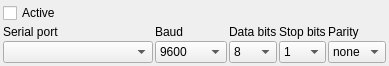
<?xml version="1.0" encoding="UTF-8"?>
<ui version="4.0">
 <class>SerialSettingsWidget</class>
 <widget class="QWidget" name="SerialSettingsWidget">
  <property name="geometry">
   <rect>
    <x>0</x>
    <y>0</y>
    <width>361</width>
    <height>60</height>
   </rect>
  </property>
  <property name="sizePolicy">
   <sizepolicy hsizetype="Preferred" vsizetype="Minimum">
    <horstretch>0</horstretch>
    <verstretch>0</verstretch>
   </sizepolicy>
  </property>
  <property name="minimumSize">
   <size>
    <width>0</width>
    <height>0</height>
   </size>
  </property>
  <property name="windowTitle">
   <string>Form</string>
  </property>
  <layout class="QGridLayout" name="gridLayout">
   <property name="leftMargin">
    <number>3</number>
   </property>
   <property name="topMargin">
    <number>3</number>
   </property>
   <property name="rightMargin">
    <number>3</number>
   </property>
   <property name="bottomMargin">
    <number>3</number>
   </property>
   <property name="spacing">
    <number>2</number>
   </property>
   <item row="0" column="0">
    <widget class="QCheckBox" name="checkBox">
     <property name="text">
      <string>Active</string>
     </property>
    </widget>
   </item>
   <item row="1" column="0">
    <widget class="QLabel" name="label">
     <property name="text">
      <string>Serial port</string>
     </property>
    </widget>
   </item>
   <item row="1" column="1">
    <widget class="QLabel" name="label_2">
     <property name="text">
      <string>Baud</string>
     </property>
    </widget>
   </item>
   <item row="1" column="2">
    <widget class="QLabel" name="label_3">
     <property name="text">
      <string>Data bits</string>
     </property>
    </widget>
   </item>
   <item row="1" column="3">
    <widget class="QLabel" name="label_4">
     <property name="text">
      <string>Stop bits</string>
     </property>
    </widget>
   </item>
   <item row="1" column="4">
    <widget class="QLabel" name="label_5">
     <property name="text">
      <string>Parity</string>
     </property>
    </widget>
   </item>
   <item row="2" column="0">
    <widget class="QComboBox" name="serialPort">
     <property name="sizePolicy">
      <sizepolicy hsizetype="Preferred" vsizetype="Maximum">
       <horstretch>0</horstretch>
       <verstretch>0</verstretch>
      </sizepolicy>
     </property>
     <property name="minimumSize">
      <size>
       <width>150</width>
       <height>0</height>
      </size>
     </property>
    </widget>
   </item>
   <item row="2" column="1">
    <widget class="QComboBox" name="baud">
     <property name="currentIndex">
      <number>2</number>
     </property>
     <item>
      <property name="text">
       <string>1200</string>
      </property>
     </item>
     <item>
      <property name="text">
       <string>4800</string>
      </property>
     </item>
     <item>
      <property name="text">
       <string>9600</string>
      </property>
     </item>
     <item>
      <property name="text">
       <string>19200</string>
      </property>
     </item>
     <item>
      <property name="text">
       <string>38400</string>
      </property>
     </item>
     <item>
      <property name="text">
       <string>57600</string>
      </property>
     </item>
     <item>
      <property name="text">
       <string>115200</string>
      </property>
     </item>
    </widget>
   </item>
   <item row="2" column="2">
    <widget class="QComboBox" name="dataBits">
     <property name="currentIndex">
      <number>1</number>
     </property>
     <item>
      <property name="text">
       <string>7</string>
      </property>
     </item>
     <item>
      <property name="text">
       <string>8</string>
      </property>
     </item>
    </widget>
   </item>
   <item row="2" column="3">
    <widget class="QComboBox" name="stopBits">
     <item>
      <property name="text">
       <string>1</string>
      </property>
     </item>
     <item>
      <property name="text">
       <string>1.5</string>
      </property>
     </item>
     <item>
      <property name="text">
       <string>2</string>
      </property>
     </item>
    </widget>
   </item>
   <item row="2" column="4">
    <widget class="QComboBox" name="parity">
     <item>
      <property name="text">
       <string>none</string>
      </property>
     </item>
     <item>
      <property name="text">
       <string>odd</string>
      </property>
     </item>
     <item>
      <property name="text">
       <string>even</string>
      </property>
     </item>
    </widget>
   </item>
  </layout>
 </widget>
 <resources/>
 <connections/>
</ui>
